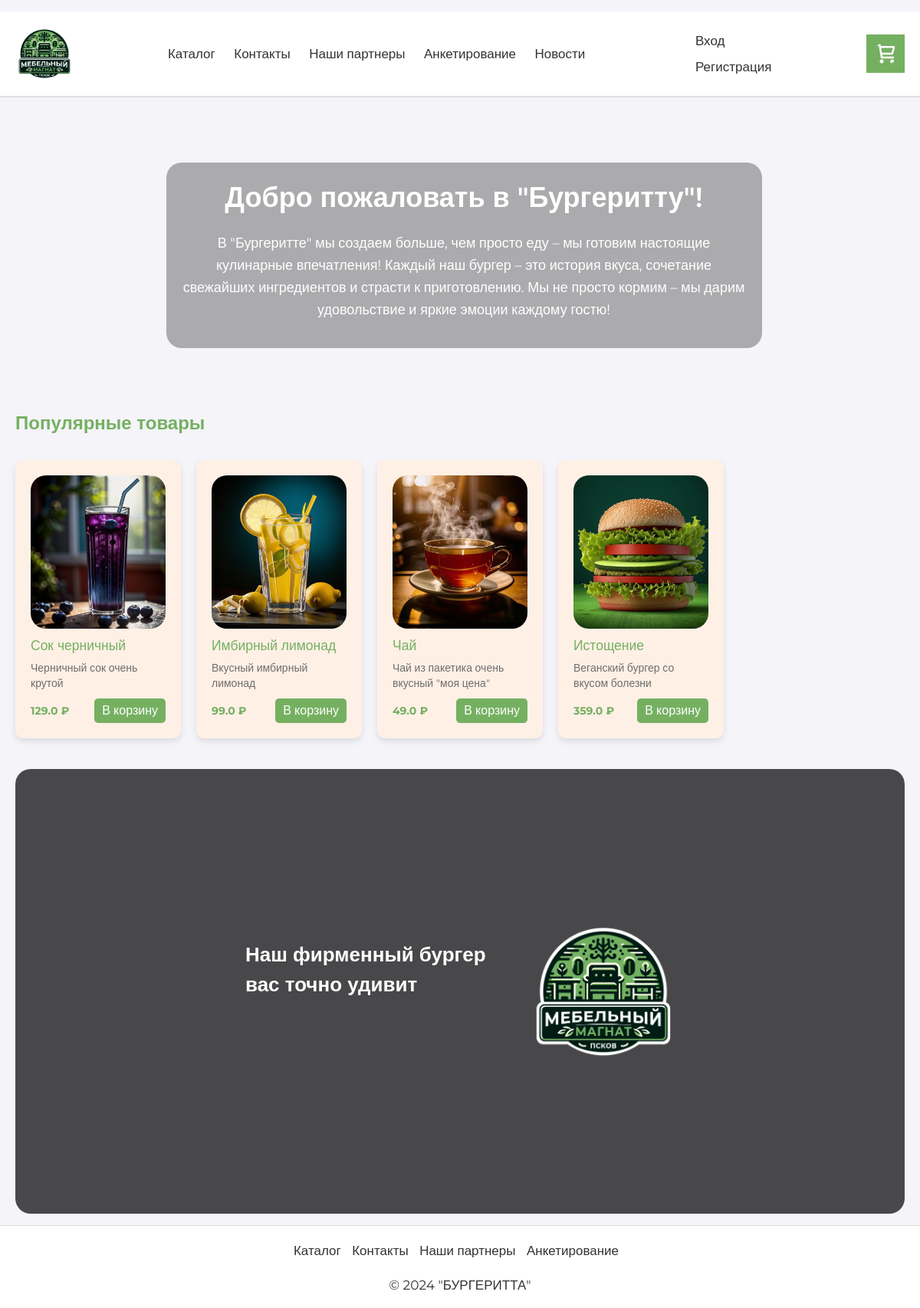
The page / on the database its author committed.
### app/models.py (models this page shows)
class Product(models.Model):
    id = models.BigAutoField(primary_key=True)
    category = models.ForeignKey(Category, on_delete=models.CASCADE)
    name = models.CharField(max_length=255)
    price = models.FloatField()
    remain = models.IntegerField()
    description = models.TextField(null=True, blank=True)

class Image(models.Model):
    id = models.BigAutoField(primary_key=True)
    product = models.ForeignKey(Product, on_delete=models.CASCADE)
    path = models.FileField()

### app/views.py (the view)
# urls.py: path('', views.home, name='home'),
def home(request):
    def build_category_tree(categories, parent_id=None, parent_path=""):
        category_tree = []
        for category in categories:
            if category.parent_id == parent_id:
                path = f"{parent_path}/{category.url}" if parent_path else category.url
                children = build_category_tree(categories, parent_id=category.id, parent_path=path)
                category_data = {
                    'id': category.id,
                    'parent': category.parent_id,
                    'name': category.name,
                    'url': category.url,
                    'path': path,
                    'children': children
                }
                category_tree.append(category_data)
        return category_tree
    categories = Category.objects.all()
    category_tree = build_category_tree(categories)
    products = Product.objects.filter(remain__gt=0).order_by('?')[:4]
    for product in products:
        reviews = Review.objects.filter(product=product)
        images = Image.objects.filter(product=product)
        total_grade = 0
        total_reviews = len(reviews)
        for review in reviews:
            total_grade += review.grade
        if total_reviews > 0:
            product.fullGrade = round(total_grade / total_reviews, 1)
        else:
            product.fullGrade = 0
        product.totalReviews = total_reviews
        product.images = images
        print(images)
    avatar = None
    if request.user.is_authenticated:
        user_profile = UserProfile.objects.filter(user=request.user).first()
        if user_profile and user_profile.avatar:
            avatar = user_profile.avatar.url
    return render(
        request,
        'app/index.html',
        {
            'title': 'Главная',
            'year': datetime.now().year,
            'products': products,
            'avatar': avatar
        }
    )

### app/templates/app/index.html (shortened to what this page needs)
﻿{% extends "app/layout.html" %}
{% load static %}
{% block content %}
<div class="main_page_vertical_container">
    <div class="header_poster" style="position: relative; border-radius: 20px; overflow: hidden; width: 100%; margin-top: 20px; display: flex; align-items: center; justify-content: center; padding: 20px; background: linear-gradient(to right, rgba(0,0,0,0), transparent);">
        <div class="poster-text" style="color: white; max-width: 70%; text-align: center; background: rgba(0,0,0,0.3); padding: 20px; border-radius: 20px;">
            <div style="font-size: 36px; font-weight: 600; margin-bottom: 20px;">
                Добро пожаловать в "Бургеритту"!
            </div>
            <p style="font-size: 18px; line-height: 1.6; margin-bottom: 15px;">
                В "Бургеритте" мы создаем больше, чем просто еду – мы готовим настоящие кулинарные впечатления! Каждый наш бургер – это история вкуса, сочетание свежайших ингредиентов и страсти к приготовлению. Мы не просто кормим – мы дарим удовольствие и яркие эмоции каждому гостю!
            </p>
        </div>
        <video autoplay loop muted style="position: absolute; top: 0; left: 0; width: 100%; height: 100%; object-fit: cover; z-index: -1; border-radius: 20px;">
            <source src="/media/video1.mp4" type="video/mp4">
        </video>
    </div>
</div>
<div style="margin: 40px 0">
    <div style="font-size: 24px; color: #75b061; font-weight: 600; margin-bottom: 30px;">
        Популярные товары
    </div>
    <div class="product-container">
        {% for product in products %}
        <div class="product-card">
            <div class="product-details">
                <a style="text-decoration: none;" href="/products/{{ product.id }}/">
                    <div class="product-image" style="min-height: 200px; height: 200px; overflow: hidden;">
                        {% if product.images %}
                        {% if product.images|length > 1 %}
                        <div id="carouselExample{{ product.id }}" class="carousel slide" data-ride="carousel" style="height: 200px;">
                            <div class="carousel-inner" style="height: 200px;">
                                {% for image in product.images %}
                                <div class="carousel-item {% if forloop.first %}active{% endif %}">
                                    <img src="{{ image.path.url }}" class="d-block w-100" alt="Изображение товара" style="height: 200px; object-fit: cover; border-radius: 20px;">
                                </div>
                                {% endfor %}
                            </div>
                        </div>
                        {% else %}
                        <img src="{{ product.images.0.path.url }}" alt="Изображение товара" style="width: 100%; height: 200px; object-fit: cover; border-radius: 20px;">
                        {% endif %}
                        {% else %}
                        <img src="{% static 'app/content/no-image.jpg' %}" alt="Нет изображения" style="width: 100%; height: 200px; object-fit: cover; border-radius: 20px;">
                        {% endif %}
                    </div>
                    <div class="product-info">
                        <h3 style="color: #75b061; margin: 10px 0;">{{ product.name }}</h3>
                        <p style="color: #6e6e6e;">{{ product.description|truncatechars:100 }}</p>
                        <div class="product-price" style="display: flex; justify-content: space-between; align-items: center; margin-top: 10px;">
                            <span style="font-weight: bold; color: #75b061;">{{ product.price }} ₽</span>
                            <button onclick="addToCart({{ product.id }}, '{{ product.name }}', {{ product.price }}); event.preventDefault();" style="background-color: #75b061; color: white; border: none; border-radius: 5px; padding: 5px 10px;">
                                В корзину
                            </button>
                        </div>
                    </div>
                </a>
            </div>
        </div>
        {% endfor %}
    </div>
</div>
<div class="video-cont-parent" style="position: relative; border-radius: 20px; overflow: hidden;">
    <div class="video-cont">
        <div style="width: 50%; display: flex; gap: 30px;">
            <div class="video-text">Наш фирменный бургер вас точно удивит</div>
            <div class="video-image-info">
                <img src="../../static/app/content/logo.png" alt="Бургеритта">
            </div>
        </div>
    </div>
    <video autoplay loop muted style="width: 100%;">
        <source src="/media/video.mp4" type="video/mp4">
    </video>
</div>
{% endblock %}

### app/templates/app/layout.html (shortened to what this page needs)
<!DOCTYPE html>
<html>
<head>
    {% load static %}
    <link rel="stylesheet" type="text/css" href="{% static 'app/content/bootstrap.min.css' %}" />
    <link rel="stylesheet" type="text/css" href="{% static 'app/content/site.css' %}" />
    <link href="https://maxcdn.bootstrapcdn.com/bootstrap/4.5.2/css/bootstrap.min.css" rel="stylesheet">
</head>
<body>
    <div class="main_layout_container">
        <div class="main_layout_header_box">
            <div class="inner_container">
                <header class="header" style="background-color: white; font-size: 17px !important; border-bottom: 2px solid #e0e0e0;">
                    <div class="image_main_logo">
                        <a href="{% url 'home' %}">
                            <img class="image image_main_logo" src="{% static 'app/content/logo.png' %}" alt="logo" />
                        </a>
                    </div>
                    <nav class="nav">
                        <ul>
                            <li><a href="{% url 'catalog' %}">Каталог</a></li>
                            <li><a href="{% url 'contact' %}">Контакты</a></li>
                            <li><a href="{% url 'partners' %}">Наши партнеры</a></li>
                            <li><a href="{% url 'anketa' %}">Анкетирование</a></li>
                            <li><a href="{% url 'news' %}">Новости</a></li>
                        </ul>
                    </nav>
                    <div style="display: flex; flex-direction: column; font-size: 17px !important;">
                        <div style="margin-bottom: 10px;">
                            {% if user.is_authenticated %}
                            <a href="{% url 'cabinet' %}" style="text-decoration: none; color: #333;">Аккаунт: {{ user.username }}</a>
                            {% if avatar and avatar.avatar %}
                            <img src="{{ avatar.avatar.url }}" alt="Avatar" style="width: 30px; height: 30px; border-radius: 50%; margin-left: 10px;">
                            {% endif %}
                            {% else %}
                            <a href="{% url 'login' %}" style="text-decoration: none; color: #333;">Вход</a>
                            {% endif %}
                        </div>
                        <div>
                            {% if user.is_authenticated %}
                            <form action="{% url 'logout' %}" method="post" style="margin: 0;">
                                {% csrf_token %}
                                <button type="submit" style="background: none; border: none; color: #333; text-decoration: none; padding: 0; cursor: pointer;">Выход</button>
                            </form>
                            {% else %}
                            <a href="{% url 'registration' %}" style="text-decoration: none; color: #333;">Регистрация</a>
                            {% endif %}
                        </div>
                    </div>
                    <a href="{% url 'cart' %}">
                        <div style="position: relative; display: inline-block;">
                            <button class="add-to-cart-button">
                                <img src="{% static 'app/content/cart.svg' %}" alt="Корзина" style="width: 30px; object-fit: cover; border-radius: 20px;" />
                            </button>
                        </div>
                    </a>
                </header>
            </div>
        </div>
        <div class="main_layout_children_box">
            <div class="main_page_container">
                {% block content %}{% endblock %}
            </div>
        </div>
        <div class="main_layout_footer_box">
            <div class="inner_container">
                <footer class="footer" style="font-size: 17px !important;">
                    <div class="footer__content">
                        <div class="footer__links">
                            <ul>
                                <li><a href="{% url 'catalog' %}">Каталог</a></li>
                                <li><a href="{% url 'contact' %}">Контакты</a></li>
                                <li><a href="{% url 'partners' %}">Наши партнеры</a></li>
                                <li><a href="{% url 'anketa' %}">Анкетирование</a></li>
                            </ul>
                        </div>
                    </div>
                    <div class="footer__copyright">
                        &copy; 2024 "БУРГЕРИТТА"
                    </div>
                </footer>
            </div>
        </div>
    </div>
</body>
</html>

### app/static/app/content/site.css (style rules this page uses)
button, input, optgroup, select, textarea { font-size: initial !important; }
* { padding: 0; margin: 0; font-family: "Montserrat", sans-serif; transition: all 0.3s; }
p { margin: 0; }
html, body { margin: 0; max-width: 100vw; height: 100%; color: #333; }
.main_layout_container { display: flex; flex-direction: column; width: 100%; position: relative; min-height: 100%; }
.main_layout_header_box { width: 100%; position: sticky; top: 0; z-index: 9998; background: #FFF; transition: all 0.3s; background: white; }
.main_layout_children_box { width: 100%; max-width: 1460px; margin: 0 auto; flex: 1 1 auto; padding: 0px 20px; }
.main_layout_footer_box { width: 100%; background: white; }
.inner_container { display: flex; flex-direction: column; max-width: 1460px; margin: 0 auto; }
.header { display: flex; justify-content: space-between; align-items: center; padding: 20px; background-color: white; border-bottom: 1px solid #ddd; border-radius: 0 !important; overflow: hidden; }
.nav ul { list-style: none; padding: 0; margin: 0; }
.nav ul li { display: inline; margin-right: 20px; }
.nav ul li a { text-decoration: none; color: #333; }
.image { -webkit-user-drag: none; -moz-user-drag: none; -o-user-drag: none; -moz-user-select: none; -webkit-user-select: none; -ms-user-select: none; user-select: none; }
.image_main_logo { height: 70px; }
.footer { background-color: white; color: #333; padding: 20px; border-top: 1px solid #ddd; }
.footer__content { display: flex; justify-content: center; align-items: center; }
.footer__links ul, .footer__social ul { list-style: none; padding: 0; margin: 0; }
.footer__links ul li, .footer__social ul li { display: inline; margin-right: 10px; }
.footer__links ul li a, .footer__social ul li a { color: #333; text-decoration: none; }
.footer__copyright { text-align: center; margin-top: 20px; }
.main_page_container { margin: 15px 0; }
.header_poster { padding: 30px 0 20px 10px !important; min-height: 150px !important; grid-area: 1/2/3/5 !important; border-radius: 0 !important; padding: 45px 60px; position: relative; max-height: inherit; }
.product-container { display: grid; grid-template-columns: repeat(auto-fill, minmax(300px, 1fr)); grid-gap: 20px; }
.product-card { background-color: #f9f9f9; border-radius: 0; box-shadow: none; padding: 20px; display: flex; flex-direction: column; transition: transform 0.2s ease-in-out; cursor: pointer; height: 100%; }
.product-image { flex: 0 0 30%; }
.product-details { flex: 1; display: flex; flex-direction: column; justify-content: space-between; }
.add-to-cart-button { background-color: #75b061; color: white; border: none; border-radius: 0; padding: 10px; font-size: 16px; cursor: pointer; }
@media screen and (max-width: 1200px) { .product-container { grid-template-columns: repeat(auto-fill, minmax(200px, 1fr)); } }
.video-cont-parent { position: relative; border-radius: 0; overflow: hidden; }
.video-cont { position: absolute; top: 0; left: 0; background-color: rgba(0, 0, 0, 0.7); width: 100%; height: 100%; padding: 20px; color: #fff; visibility: visible; transition: all 0.5s; display: flex; flex-direction: column; justify-content: center; align-items: center; }
.video-text { display: block; font-weight: 600; font-size: 26px; line-height: 1.5; margin: 0; transition: all 0.5s; color: white; padding-top: 20px; }
.video-image-info { position: relative; z-index: 1; opacity: 1; display: flex; flex-direction: column; justify-content: center; align-items: center; transition: all 0.5s; }
.video-image-info img { width: 100%; max-width: 300px; display: block; border-radius: 0; }

### app/templates/app/index.html (style rules this page uses)
body { font-family: 'Segoe UI', Tahoma, Geneva, Verdana, sans-serif; background-color: #f4f4f9 ; color: #4b2e83; margin: 0; padding: 0; }
.main_page_vertical_container { display: flex; flex-direction: column; padding: 20px; }
.header_poster { border-radius: 0; overflow: hidden; box-shadow: 0 4px 8px rgba(0, 0, 0, 0); }
.product-card { background: #fff0e6; border-radius: 10px; box-shadow: 0 4px 8px rgba(0, 0, 0, 0.1); transition: transform 0.3s; }
.product-image img { border-radius: 10px 10px 0 0; }

### rows shown on the page
Product: images.0.path (picture), name "Сок черничный", description "Черничный сок очень крутой", price "129.0"
Product: images.0.path (picture), name "Имбирный лимонад", description "Вкусный имбирный лимонад", price "99.0"
Product: images.0.path (picture), name "Чай", description "Чай из пакетика очень вкусный \"моя цена\"", price "49.0"
Product: images.0.path (picture), name "Истощение", description "Веганский бургер со вкусом болезни", price "359.0"
